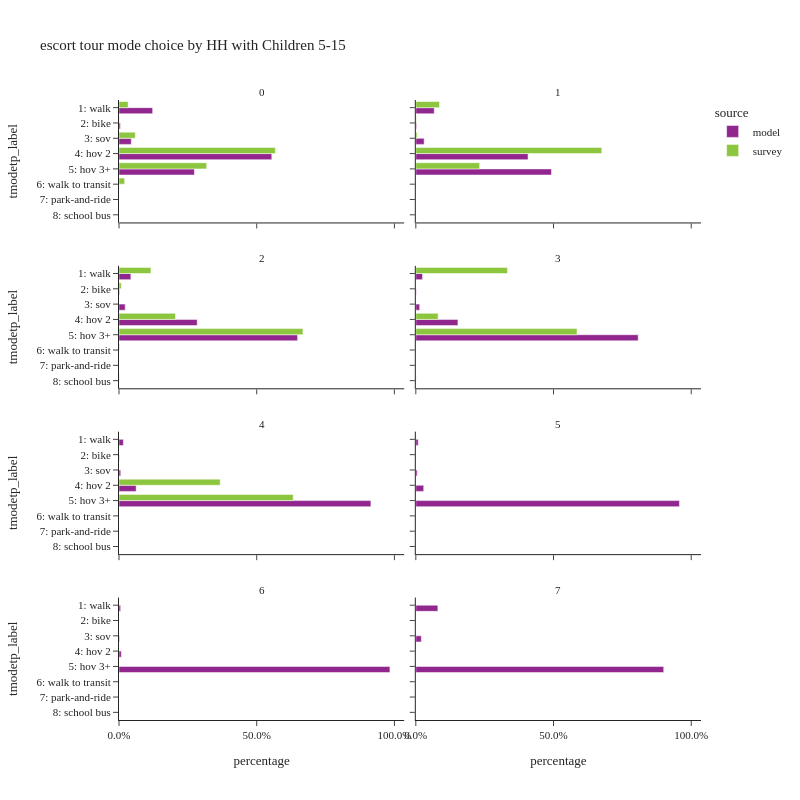

Source (notebook cell):
### Code cell
plot_mode_choice(es_tour,
                 "hh515",
                 {"tmodetp_label":util.tmodetp_cat.values()},
                 "HH with Children 5-15",2,800)

### Figure 1 — Plotly figure (JSON) as saved in the notebook; plotly's stock layout.template omitted (floating-point values rounded to 4 significant figures)
{"data": [{"alignmentgroup": "True", "customdata": [[35849], [1424], [13080], [162725], [80299]], "hovertemplate": "source=model<br>hh515=0<br>percentage=%{x}<br>tmodetp_label=%{y}<br>sample count=%{customdata[0]}<extra></extra>", "legendgroup": "model", "marker": {"color": "#91268F", "pattern": {"shape": ""}}, "name": "model", "offsetgroup": "model", "orientation": "h", "showlegend": true, "textposition": "auto", "type": "bar", "x": [0.1222, 0.004854, 0.04458, 0.5547, 0.2737], "xaxis": "x7", "y": ["1: walk", "2: bike", "3: sov", "4: hov 2", "5: hov 3+"], "yaxis": "y7"}, {"alignmentgroup": "True", "customdata": [[11716], [503], [5281], [71335], [86207]], "hovertemplate": "source=model<br>hh515=1<br>percentage=%{x}<br>tmodetp_label=%{y}<br>sample count=%{customdata[0]}<extra></extra>", "legendgroup": "model", "marker": {"color": "#91268F", "pattern": {"shape": ""}}, "name": "model", "offsetgroup": "model", "orientation": "h", "showlegend": false, "textposition": "auto", "type": "bar", "x": [0.06693, 0.002874, 0.03017, 0.4075, 0.4925], "xaxis": "x8", "y": ["1: walk", "2: bike", "3: sov", "4: hov 2", "5: hov 3+"], "yaxis": "y8"}, {"alignmentgroup": "True", "customdata": [[4888], [235], [2546], [32195], [73542]], "hovertemplate": "source=model<br>hh515=2<br>percentage=%{x}<br>tmodetp_label=%{y}<br>sample count=%{customdata[0]}<extra></extra>", "legendgroup": "model", "marker": {"color": "#91268F", "pattern": {"shape": ""}}, "name": "model", "offsetgroup": "model", "orientation": "h", "showlegend": false, "textposition": "auto", "type": "bar", "x": [0.0431, 0.002072, 0.02245, 0.2839, 0.6485], "xaxis": "x5", "y": ["1: walk", "2: bike", "3: sov", "4: hov 2", "5: hov 3+"], "yaxis": "y5"}, {"alignmentgroup": "True", "customdata": [[743], [47], [429], [4688], [24752]], "hovertemplate": "source=model<br>hh515=3<br>percentage=%{x}<br>tmodetp_label=%{y}<br>sample count=%{customdata[0]}<extra></extra>", "legendgroup": "model", "marker": {"color": "#91268F", "pattern": {"shape": ""}}, "name": "model", "offsetgroup": "model", "orientation": "h", "showlegend": false, "textposition": "auto", "type": "bar", "x": [0.02423, 0.001533, 0.01399, 0.1529, 0.8073], "xaxis": "x6", "y": ["1: walk", "2: bike", "3: sov", "4: hov 2", "5: hov 3+"], "yaxis": "y6"}, {"alignmentgroup": "True", "customdata": [[148], [10], [59], [582], [8550]], "hovertemplate": "source=model<br>hh515=4<br>percentage=%{x}<br>tmodetp_label=%{y}<br>sample count=%{customdata[0]}<extra></extra>", "legendgroup": "model", "marker": {"color": "#91268F", "pattern": {"shape": ""}}, "name": "model", "offsetgroup": "model", "orientation": "h", "showlegend": false, "textposition": "auto", "type": "bar", "x": [0.01583, 0.00107, 0.006311, 0.06225, 0.9145], "xaxis": "x3", "y": ["1: walk", "2: bike", "3: sov", "4: hov 2", "5: hov 3+"], "yaxis": "y3"}, {"alignmentgroup": "True", "customdata": [[22], [1], [13], [72], [2412]], "hovertemplate": "source=model<br>hh515=5<br>percentage=%{x}<br>tmodetp_label=%{y}<br>sample count=%{customdata[0]}<extra></extra>", "legendgroup": "model", "marker": {"color": "#91268F", "pattern": {"shape": ""}}, "name": "model", "offsetgroup": "model", "orientation": "h", "showlegend": false, "textposition": "auto", "type": "bar", "x": [0.00873, 0.0003968, 0.005159, 0.02857, 0.9571], "xaxis": "x4", "y": ["1: walk", "2: bike", "3: sov", "4: hov 2", "5: hov 3+"], "yaxis": "y4"}, {"alignmentgroup": "True", "customdata": [[12], [4], [17], [1986]], "hovertemplate": "source=model<br>hh515=6<br>percentage=%{x}<br>tmodetp_label=%{y}<br>sample count=%{customdata[0]}<extra></extra>", "legendgroup": "model", "marker": {"color": "#91268F", "pattern": {"shape": ""}}, "name": "model", "offsetgroup": "model", "orientation": "h", "showlegend": false, "textposition": "auto", "type": "bar", "x": [0.005944, 0.001981, 0.00842, 0.9837], "xaxis": "x", "y": ["1: walk", "3: sov", "4: hov 2", "5: hov 3+"], "yaxis": "y"}, {"alignmentgroup": "True", "customdata": [[4], [1], [45]], "hovertemplate": "source=model<br>hh515=7<br>percentage=%{x}<br>tmodetp_label=%{y}<br>sample count=%{customdata[0]}<extra></extra>", "legendgroup": "model", "marker": {"color": "#91268F", "pattern": {"shape": ""}}, "name": "model", "offsetgroup": "model", "orientation": "h", "showlegend": false, "textposition": "auto", "type": "bar", "x": [0.08, 0.02, 0.9], "xaxis": "x2", "y": ["1: walk", "3: sov", "5: hov 3+"], "yaxis": "y2"}, {"alignmentgroup": "True", "customdata": [[19], [6], [27], [163], [59], [6]], "hovertemplate": "source=survey<br>hh515=0<br>percentage=%{x}<br>tmodetp_label=%{y}<br>sample count=%{customdata[0]}<extra></extra>", "legendgroup": "survey", "marker": {"color": "#8CC63E", "pattern": {"shape": ""}}, "name": "survey", "offsetgroup": "survey", "orientation": "h", "showlegend": true, "textposition": "auto", "type": "bar", "x": [0.03323, 0.00129, 0.05902, 0.5677, 0.3183, 0.02044], "xaxis": "x7", "y": ["1: walk", "2: bike", "3: sov", "4: hov 2", "5: hov 3+", "6: walk to transit"], "yaxis": "y7"}, {"alignmentgroup": "True", "customdata": [[33], [3], [2], [74], [48], [1], [1]], "hovertemplate": "source=survey<br>hh515=1<br>percentage=%{x}<br>tmodetp_label=%{y}<br>sample count=%{customdata[0]}<extra></extra>", "legendgroup": "survey", "marker": {"color": "#8CC63E", "pattern": {"shape": ""}}, "name": "survey", "offsetgroup": "survey", "orientation": "h", "showlegend": false, "textposition": "auto", "type": "bar", "x": [0.08589, 0.002055, 0.004699, 0.6751, 0.2316, 0.0003107, 0.0002572], "xaxis": "x8", "y": ["1: walk", "2: bike", "3: sov", "4: hov 2", "5: hov 3+", "6: walk to transit", "8: school bus"], "yaxis": "y8"}, {"alignmentgroup": "True", "customdata": [[25], [2], [44], [95], [3], [1]], "hovertemplate": "source=survey<br>hh515=2<br>percentage=%{x}<br>tmodetp_label=%{y}<br>sample count=%{customdata[0]}<extra></extra>", "legendgroup": "survey", "marker": {"color": "#8CC63E", "pattern": {"shape": ""}}, "name": "survey", "offsetgroup": "survey", "orientation": "h", "showlegend": false, "textposition": "auto", "type": "bar", "x": [0.1159, 0.008285, 0.2048, 0.6677, 0.001999, 0.001354], "xaxis": "x5", "y": ["1: walk", "2: bike", "4: hov 2", "5: hov 3+", "6: walk to transit", "8: school bus"], "yaxis": "y5"}, {"alignmentgroup": "True", "customdata": [[3], [4], [17], [1]], "hovertemplate": "source=survey<br>hh515=3<br>percentage=%{x}<br>tmodetp_label=%{y}<br>sample count=%{customdata[0]}<extra></extra>", "legendgroup": "survey", "marker": {"color": "#8CC63E", "pattern": {"shape": ""}}, "name": "survey", "offsetgroup": "survey", "orientation": "h", "showlegend": false, "textposition": "auto", "type": "bar", "x": [0.3327, 0.08106, 0.5852, 0.00108], "xaxis": "x6", "y": ["1: walk", "4: hov 2", "5: hov 3+", "8: school bus"], "yaxis": "y6"}, {"alignmentgroup": "True", "customdata": [[4], [10]], "hovertemplate": "source=survey<br>hh515=4<br>percentage=%{x}<br>tmodetp_label=%{y}<br>sample count=%{customdata[0]}<extra></extra>", "legendgroup": "survey", "marker": {"color": "#8CC63E", "pattern": {"shape": ""}}, "name": "survey", "offsetgroup": "survey", "orientation": "h", "showlegend": false, "textposition": "auto", "type": "bar", "x": [0.3674, 0.6326], "xaxis": "x3", "y": ["4: hov 2", "5: hov 3+"], "yaxis": "y3"}], "layout": {"annotations": [{"font": {}, "showarrow": false, "text": "6", "x": 0.245, "xanchor": "center", "xref": "paper", "y": 0.1975, "yanchor": "bottom", "yref": "paper"}, {"font": {}, "showarrow": false, "text": "7", "x": 0.755, "xanchor": "center", "xref": "paper", "y": 0.1975, "yanchor": "bottom", "yref": "paper"}, {"font": {}, "showarrow": false, "text": "4", "x": 0.245, "xanchor": "center", "xref": "paper", "y": 0.465, "yanchor": "bottom", "yref": "paper"}, {"font": {}, "showarrow": false, "text": "5", "x": 0.755, "xanchor": "center", "xref": "paper", "y": 0.465, "yanchor": "bottom", "yref": "paper"}, {"font": {}, "showarrow": false, "text": "2", "x": 0.245, "xanchor": "center", "xref": "paper", "y": 0.7325, "yanchor": "bottom", "yref": "paper"}, {"font": {}, "showarrow": false, "text": "3", "x": 0.755, "xanchor": "center", "xref": "paper", "y": 0.7325, "yanchor": "bottom", "yref": "paper"}, {"font": {}, "showarrow": false, "text": "0", "x": 0.245, "xanchor": "center", "xref": "paper", "y": 1, "yanchor": "bottom", "yref": "paper"}, {"font": {}, "showarrow": false, "text": "1", "x": 0.755, "xanchor": "center", "xref": "paper", "y": 1, "yanchor": "bottom", "yref": "paper"}], "barmode": "group", "height": 800, "legend": {"title": {"text": "source"}, "tracegroupgap": 0}, "title": {"text": "escort tour mode choice by HH with Children 5-15"}, "width": 800, "xaxis": {"anchor": "y", "domain": [0, 0.49], "tickformat": ".1%", "title": {"text": "percentage"}}, "xaxis2": {"anchor": "y2", "domain": [0.51, 1], "matches": "x", "tickformat": ".1%", "title": {"text": "percentage"}}, "xaxis3": {"anchor": "y3", "domain": [0, 0.49], "matches": "x", "showticklabels": false, "tickformat": ".1%"}, "xaxis4": {"anchor": "y4", "domain": [0.51, 1], "matches": "x", "showticklabels": false, "tickformat": ".1%"}, "xaxis5": {"anchor": "y5", "domain": [0, 0.49], "matches": "x", "showticklabels": false, "tickformat": ".1%"}, "xaxis6": {"anchor": "y6", "domain": [0.51, 1], "matches": "x", "showticklabels": false, "tickformat": ".1%"}, "xaxis7": {"anchor": "y7", "domain": [0, 0.49], "matches": "x", "showticklabels": false, "tickformat": ".1%"}, "xaxis8": {"anchor": "y8", "domain": [0.51, 1], "matches": "x", "showticklabels": false, "tickformat": ".1%"}, "yaxis": {"anchor": "x", "categoryarray": ["9: tnc", "8: school bus", "7: park-and-ride", "6: walk to transit", "5: hov 3+", "4: hov 2", "3: sov", "2: bike", "1: walk"], "categoryorder": "array", "domain": [0, 0.1975], "title": {"text": "tmodetp_label"}}, "yaxis2": {"anchor": "x2", "domain": [0, 0.1975], "matches": "y", "showticklabels": false}, "yaxis3": {"anchor": "x3", "categoryarray": ["9: tnc", "8: school bus", "7: park-and-ride", "6: walk to transit", "5: hov 3+", "4: hov 2", "3: sov", "2: bike", "1: walk"], "categoryorder": "array", "domain": [0.2675, 0.465], "matches": "y", "title": {"text": "tmodetp_label"}}, "yaxis4": {"anchor": "x4", "domain": [0.2675, 0.465], "matches": "y", "showticklabels": false}, "yaxis5": {"anchor": "x5", "categoryarray": ["9: tnc", "8: school bus", "7: park-and-ride", "6: walk to transit", "5: hov 3+", "4: hov 2", "3: sov", "2: bike", "1: walk"], "categoryorder": "array", "domain": [0.535, 0.7325], "matches": "y", "title": {"text": "tmodetp_label"}}, "yaxis6": {"anchor": "x6", "domain": [0.535, 0.7325], "matches": "y", "showticklabels": false}, "yaxis7": {"anchor": "x7", "categoryarray": ["9: tnc", "8: school bus", "7: park-and-ride", "6: walk to transit", "5: hov 3+", "4: hov 2", "3: sov", "2: bike", "1: walk"], "categoryorder": "array", "domain": [0.8025, 1], "matches": "y", "title": {"text": "tmodetp_label"}}, "yaxis8": {"anchor": "x8", "domain": [0.8025, 1], "matches": "y", "showticklabels": false}}}
